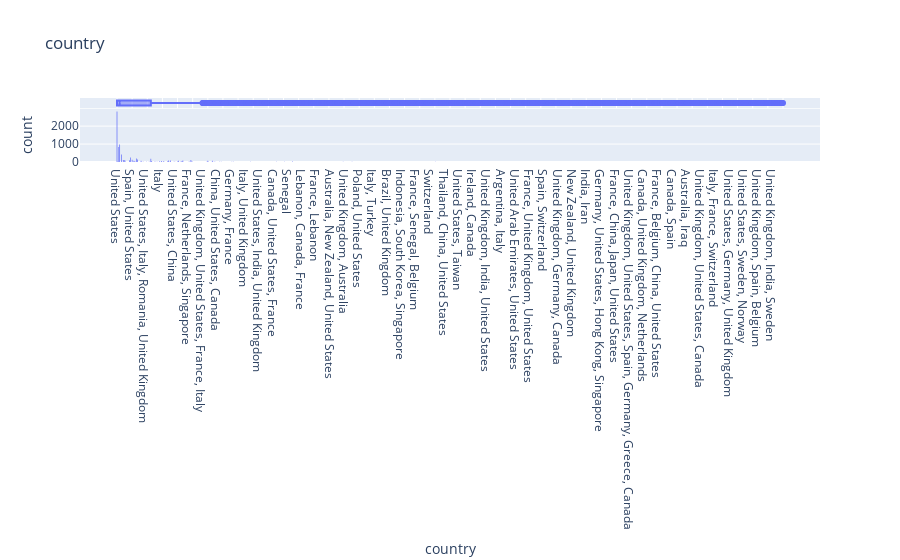

Notebook code for this chart:
### Code cell
ax = px.histogram(netflix_data, x = 'country', marginal= 'box', title = 'country')
ax.update_layout(bargap = 0.2)

### Figure 1 — Plotly figure (JSON) as saved in the notebook; plotly's stock layout.template omitted (floating-point values rounded to 4 significant figures; data arrays with more than 128 entries replaced by an {"elided": "..."} marker saying what was removed)
{"data": [{"alignmentgroup": "True", "bingroup": "x", "hovertemplate": "country=%{x}<br>count=%{y}<extra></extra>", "legendgroup": "", "marker": {"color": "#636efa", "pattern": {"shape": ""}}, "name": "", "offsetgroup": "", "orientation": "v", "showlegend": false, "type": "histogram", "x": {"elided": "8807 str values"}, "xaxis": "x", "yaxis": "y"}, {"alignmentgroup": "True", "hovertemplate": "country=%{x}<extra></extra>", "legendgroup": "", "marker": {"color": "#636efa"}, "name": "", "notched": true, "offsetgroup": "", "showlegend": false, "type": "box", "x": {"elided": "8807 str values"}, "xaxis": "x2", "yaxis": "y2"}], "layout": {"bargap": 0.2, "barmode": "relative", "legend": {"tracegroupgap": 0}, "title": {"text": "country"}, "xaxis": {"anchor": "y", "domain": [0, 1], "title": {"text": "country"}}, "xaxis2": {"anchor": "y2", "domain": [0, 1], "matches": "x", "showgrid": true, "showticklabels": false}, "yaxis": {"anchor": "x", "domain": [0, 0.8316], "title": {"text": "count"}}, "yaxis2": {"anchor": "x2", "domain": [0.8416, 1], "matches": "y2", "showgrid": false, "showline": false, "showticklabels": false, "ticks": ""}}}
